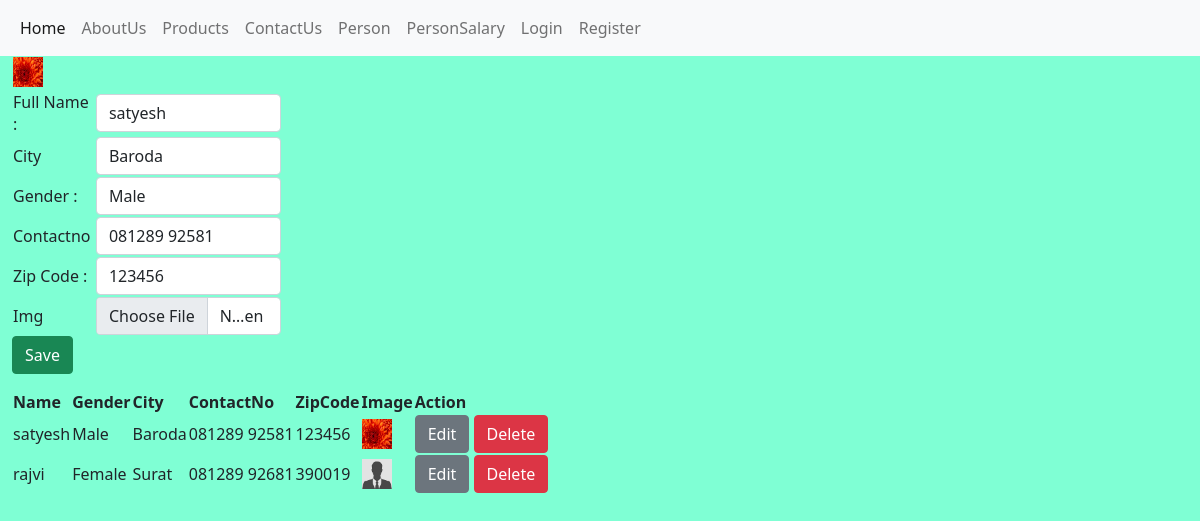
The page /user-url/personedit/1/ on the database its author committed.
### myapp/models.py (models this page shows)
class Person(models.Model):
    name = models.CharField("Full Name :",max_length=200,null=True)
    GENDER = (
        ('Male','Male'),
        ('Female','Female'),
        ('Others','Others')
    )
    gender = models.CharField(max_length=10, choices=GENDER, default='Male',verbose_name="Gender :")
    CITY = (
        ('','Select'),
        ('Baroda','Baroda'),
        ('Surat','Surat'),
        ('Ahmedabad','Ahmedabad')
    )
    city = models.CharField(max_length=100,choices =CITY, default='Baroda',verbose_name="City")
    contactno = PhoneNumberField(unique=True)
    zipcode = models.IntegerField(null=True,verbose_name="Zip Code :")
    img = models.ImageField(null=True, blank=True)
    def __str__(self):
        return  f"{self.name}"
    def ImageUrl(self):
        try:
            url = '/static/images/' + self.img.url
        except:
            url ='/static/images/noimg.jpg'
        return url

### myapp/views.py (the view, shortened to what this page needs)
# urls.py: path("personedit/<str:pid>/",PersonEdit, name='personeditepage'),
def PersonEdit(req,pid):
    data = Person.objects.get(pk=pid)
    form = PersonForm(instance=data)
    formdata = Person.objects.all()
    site = Person.objects.only('img').get(pk=pid)
    print(site)
    context = {
        'forms' : form,
        'datas' : formdata,
        'imgurl' : site
    }
    return render(req,'person.html',context)

### myapp/forms.py
class PersonForm(ModelForm):
    class Meta:
        model = Person
        fields = '__all__'
        widgets = {
            'img': forms.FileInput
        }

### myapp/templates/person.html (shortened to what this page needs)
{% extends 'index.html' %}
{% block contents %}
   <div class='row'>
       <div class='col-md-3'>
           <form method='post' enctype='multipart/form-data' novalidate>
                <table>
                    {% if imgurl %}
                         <tr>
                               <td colspan="2"><img src='{{imgurl.ImageUrl}}'  width="30px" height="30px"></td>
                        </tr>
                    {% endif %}
                    <tr>
                        <td colspan="2">{{forms.errors}}</td>
                    </tr>
                    <tr>
                        <td>{{forms.name.label}}</td>
                        <td>{{forms.name}}</td>
                    </tr>
                    <tr>
                        <td>{{forms.city.label}}</td>
                        <td>{{forms.city}}</td>
                    </tr>
                    <tr>
                        <td>{{forms.gender.label}}</td>
                        <td>{{forms.gender}}</td>
                    </tr>
                    <tr>
                        <td>{{forms.contactno.label}}</td>
                        <td>{{forms.contactno}}</td>
                    </tr>
                    <tr>
                        <td>{{forms.zipcode.label}}</td>
                        <td>{{forms.zipcode}}</td>
                    </tr>
                    <tr>
                        <td>{{forms.img.label}}</td>
                        <td>{{forms.img}}</td>
                    </tr>
                </table>
                <button type='submit' class='btn btn-success'>Save</button>
            </form>
        </div>
    </div>
    <div class="row">
       <div class="col-md-12">
            <table>
                <tr>
                    <th>Name</th>
                    <th>Gender</th>
                    <th>City</th>
                    <th>ContactNo</th>
                    <th>ZipCode</th>
                    <th>Image</th>
                    <th>Action</th>
                </tr>
                {% for data in datas %}
                    <tr>
                        <td>{{data.name}}</td>
                        <td>{{data.gender}}</td>
                        <td>{{data.city}}</td>
                        <td>{{data.contactno}}</td>
                        <td>{{data.zipcode}}</td>
                        <td><img src='{{data.ImageUrl}}' width="30px" height="30px"/></td>
                        <td>
                            <a href="{% url 'personeditepage' data.id %}"><button type='submit' class='btn btn-secondary'>Edit</button></a>
                            <a href="{% url 'persondeletepage' data.id %}" onclick="return confirm('Are you sure to Delete?')" ><button type='submit' class='btn btn-danger'>Delete</button></a>
                        </td>
                    </tr>
                {% endfor %}
            </table>
       </div>
   </div>
{% endblock %}

### myapp/static/css/custom.css (style rules this page uses)
body { background-color:aquamarine; }

### rows shown on the page
Person: ImageUrl (picture), name "satyesh", city "Baroda", gender "Male", contactno "081289 92581", zipcode "123456"
Person: name "rajvi", gender "Female", city "Surat", contactno "081289 92681", zipcode "390019", shows a picture
